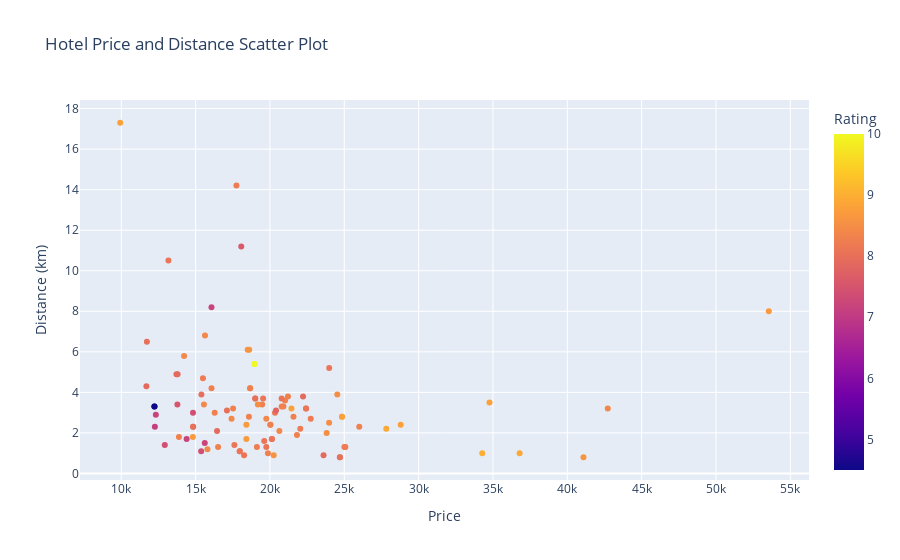

The notebook cell saved with this chart:
### Code cell
df_plot = df.dropna(subset=['Price', 'Distance', 'Rating'])

fig = px.scatter(df_plot, x='Price', y='Distance', color='Rating', hover_name="Name", hover_data=['Location', 'Comment'],
                         labels={"Price": "Price", "Distance": "Distance (km)", "Rating": "Rating"},
                         title="Hotel Price and Distance Scatter Plot")

# Show the plot
fig.show()

### Figure 1 — Plotly figure (JSON) as saved in the notebook; plotly's stock layout.template omitted (floating-point values rounded to 4 significant figures; data arrays with more than 128 entries replaced by an {"elided": "..."} marker saying what was removed)
{"data": [{"customdata": {"elided": "100x2 str values"}, "hovertemplate": "<b>%{hovertext}</b><br><br>Price=%{x}<br>Distance (km)=%{y}<br>Location=%{customdata[0]}<br>Comment=%{customdata[1]}<br>Rating=%{marker.color}<extra></extra>", "hovertext": ["Scandic Berlin Kurfürstendamm", "Hampton by Hilton Berlin City Centre Alexanderplatz", "Hotel Berlin, Berlin, a member of Radisson Individuals", "Schoenhouse Avenue - Digital Access", "Motel One Berlin-Alexanderplatz", "Hotel Gat Point Charlie", "NH Collection Berlin Mitte Friedrichstrasse", "Leonardo Royal Hotel Berlin Alexanderplatz", "Scandic Berlin Potsdamer Platz", "NH Collection Berlin Mitte am Checkpoint Charlie", "Carlotta Apartments", "Quentin XL Potsdamer Platz", "Motel One Berlin-Spittelmarkt", "InterContinental Berlin, an IHG Hotel", "Maritim proArte Hotel Berlin", "Holiday Inn Express - Berlin - Alexanderplatz, an IHG Hotel", "Leonardo Hotel Berlin Mitte", "ipartment Berlin Mitte", "TWO Hotel Berlin by Axel - Adults Only", "Hotel AMANO Grand Central", "DoubleTree by Hilton Berlin Ku'damm", "ibis Styles Hotel Berlin Mitte", "The Base Berlin ONE", "Crowne Plaza Berlin City Centre Ku'damm, an IHG Hotel", "Hotel Palace Berlin", "West Side Story 1", "West Side Story 1", "Max Brown Hotel Ku'damm, part of Sircle Collection", "limehome Berlin Müllerstraße - Digital Access", "Aparthotel Adagio Berlin Kurfürstendamm", "VISIONAPARTMENTS Otto-Braun-Strasse - contactless check-in", "Holiday Inn Express Berlin City Centre, an IHG Hotel", "H10 Berlin Ku'damm", "aletto Hotel Potsdamer Platz", "Generator Berlin Alexanderplatz", "Leonardo Hotel Berlin", "ipartment Berlin Mitte", "JW Marriott Hotel Berlin", "Novum Hotel Aldea Berlin Centrum", "The Westin Grand Berlin", "SANA Berlin Hotel", "Generator Berlin Mitte", "Victor's Residenz-Hotel Berlin", "AC Hotel by Marriott Berlin Humboldthain Park", "STAYERY Berlin Friedrichshain", "Schoenhouse City Street", "acora Berlin Living the City", "AMANO East Side", "Moxy Berlin Ostbahnhof", "Select Hotel Berlin The Wall", "Gold Palais Hotel", "H+ Hotel 4Youth", "Leonardo Hotel Berlin", "Hotel Gat Point Charlie", "Holiday Inn Express - Berlin - Alexanderplatz, an IHG Hotel", "Aeronaut Service Apartments Neukölln-Kreuzberg by Pearl 1", "Hotel Palace Berlin", "Living Hotel Berlin Mitte", "The Mandala Suites", "Holiday Inn Berlin City-West, an IHG Hotel", "MEININGER Hotel Berlin Hauptbahnhof", "STAYERY Berlin Friedrichshain", "Maritim proArte Hotel Berlin", "Schlosshotel Berlin by Patrick Hellmann", "Hotel Augusta Am Kurfürstendamm", "a&o Berlin Hauptbahnhof", "the niu Hide", "Premier Inn Berlin Airport", "ibis Styles Hotel Berlin Mitte", "Eurostars Berlin", "Scandic Berlin Kurfürstendamm", "Ibis Berlin Hauptbahnhof", "Holiday Inn Express Berlin City Centre, an IHG Hotel", "Classik Hotel Alexander Plaza", "Leonardo Boutique Hotel Berlin City South", "Hotel am Steinplatz, Autograph Collection", "Mercure Hotel Berlin City", "Novotel Berlin Am Tiergarten", "INNSiDE by Meliá Berlin Mitte", "Aparthotel Adagio Berlin Kurfürstendamm", "Leonardo Hotel Berlin KU'DAMM", "Hotel Luc, Autograph Collection", "Essential by Dorint Berlin-Adlershof", "Hyperion Hotel Berlin", "limehome Berlin Prenzlauer Allee - Digital Access", "ibis Styles Berlin Treptow", "Citadines Kurfürstendamm Berlin", "Hotel AMO by AMANO Friedrichstraße", "limehome Berlin Stresemannstr", "AC Hotel by Marriott Berlin Humboldthain Park", "ibis Hotel Berlin Mitte", "limehome Berlin Luise Henriette Str - Digital Access", "art'otel berlin mitte, Powered by Radisson Hotels", "Grimm's Berlin Mitte", "Hotel ROMY by AMANO", "LINDEMANN'S", "Waldorf Astoria Berlin", "Carlotta Apartments", "Apartments Rosenthal Residence", "Pullman Berlin Schweizerhof"], "legendgroup": "", "marker": {"color": [8.1, 8.1, 7.9, 8.2, 8.7, 8.1, 8.6, 8.4, 8.1, 8.3, 10, 7.2, 8.7, 8.8, 8, 8.3, 8.1, 8.3, 7.9, 8.1, 8.8, 8, 8, 8.3, 8.8, 4.5, 4.5, 8.3, 8.3, 8.3, 7.4, 8.1, 8.3, 8.7, 7.2, 7.9, 8.3, 8.1, 7.1, 8.6, 8.5, 7.4, 7.9, 8, 8.6, 8.4, 7.5, 8.3, 8.1, 8.4, 8.3, 7.8, 7.9, 8.1, 8.3, 8.1, 8.8, 8.2, 9, 7.2, 7.4, 8.6, 8, 8.7, 8.1, 7.2, 8.4, 8.8, 8, 7.9, 8.1, 8.2, 8.1, 8.5, 8.1, 8.8, 8.1, 8.3, 8.3, 8.3, 8, 8.9, 8.2, 8.5, 8.3, 7.6, 8.2, 8.2, 8.3, 8, 8, 8.4, 8.3, 8.4, 8.3, 8.4, 8.4, 10, 8.9, 8.5], "coloraxis": "coloraxis", "symbol": "circle"}, "mode": "markers", "name": "", "orientation": "v", "showlegend": false, "type": "scatter", "x": [22426, 20339, 16441, 22742, 18414, 17967, 20252, 15559, 19754, 19865, 18963, 15616, 18414, 28794, 24706, 20028, 18260, 20905, 11690, 17607, 21445, 14834, 11723, 21583, 24848, 12230, 12230, 16070, 16284, 18665, 14824, 20131, 19476, 14818, 12325, 13711, 20790, 25010, 12260, 41087, 19189, 12927, 22227, 19010, 18502, 19754, 13774, 21210, 19541, 15794, 21017, 20406, 13787, 17967, 20028, 23985, 24848, 22040, 34279, 16067, 15373, 18604, 24706, 53552, 20784, 14396, 15631, 9928, 14834, 23605, 22426, 19121, 20131, 23814, 13171, 34766, 19616, 18586, 21815, 18665, 15390, 36793, 17747, 24529, 17521, 18070, 15494, 25070, 13879, 19010, 17108, 14223, 26006, 20633, 16511, 17417, 42719, 18963, 27823, 23979], "xaxis": "x", "y": [3.2, 3, 2.1, 2.7, 2.4, 1.1, 0.9, 3.4, 1.3, 1, 5.4, 1.5, 1.7, 2.4, 0.8, 2.4, 0.9, 3.3, 4.3, 1.4, 3.2, 2.3, 6.5, 2.8, 2.8, 3.3, 3.3, 4.2, 3, 4.2, 3, 1.7, 3.4, 1.8, 2.9, 4.9, 3.3, 1.3, 2.3, 0.8, 3.4, 1.4, 3.8, 3.7, 6.1, 2.7, 3.4, 3.8, 3.7, 1.2, 3.6, 3.1, 4.9, 1.1, 2.4, 5.2, 2.8, 2.2, 1, 8.2, 1.1, 6.1, 0.8, 8, 3.7, 1.7, 6.8, 17.3, 2.3, 0.9, 3.2, 1.3, 1.7, 2, 10.5, 3.5, 1.6, 2.8, 1.9, 4.2, 3.9, 1, 14.2, 3.9, 3.2, 11.2, 4.7, 1.3, 1.8, 3.7, 3.1, 5.8, 2.3, 2.1, 1.3, 2.7, 3.2, 5.4, 2.2, 2.5], "yaxis": "y"}], "layout": {"coloraxis": {"colorbar": {"title": {"text": "Rating"}}, "colorscale": [[0, "#0d0887"], [0.1111, "#46039f"], [0.2222, "#7201a8"], [0.3333, "#9c179e"], [0.4444, "#bd3786"], [0.5556, "#d8576b"], [0.6667, "#ed7953"], [0.7778, "#fb9f3a"], [0.8889, "#fdca26"], [1, "#f0f921"]]}, "legend": {"tracegroupgap": 0}, "title": {"text": "Hotel Price and Distance Scatter Plot"}, "xaxis": {"anchor": "y", "domain": [0, 1], "title": {"text": "Price"}}, "yaxis": {"anchor": "x", "domain": [0, 1], "title": {"text": "Distance (km)"}}}}
